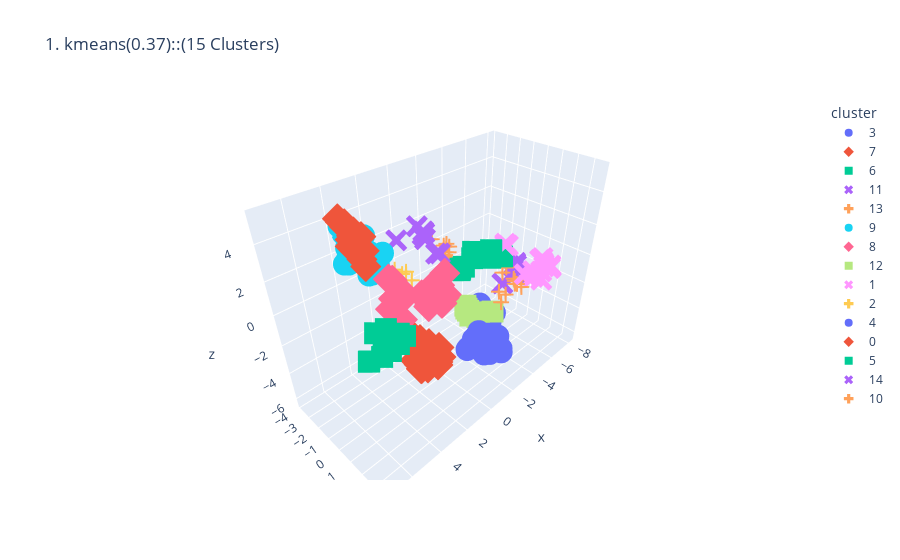
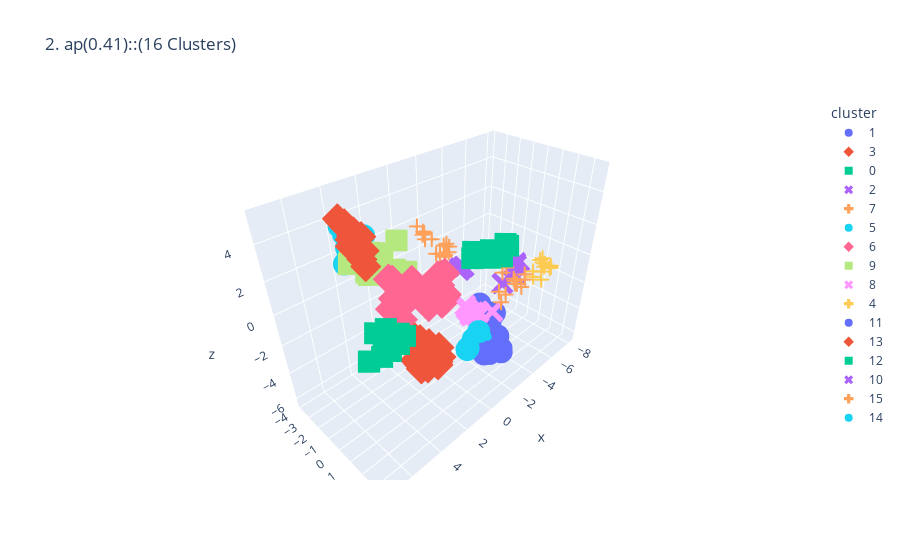
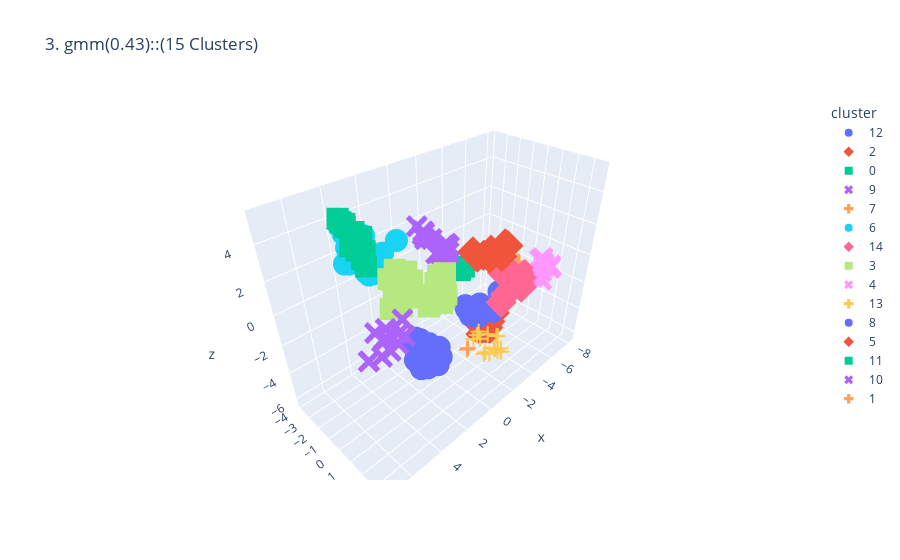
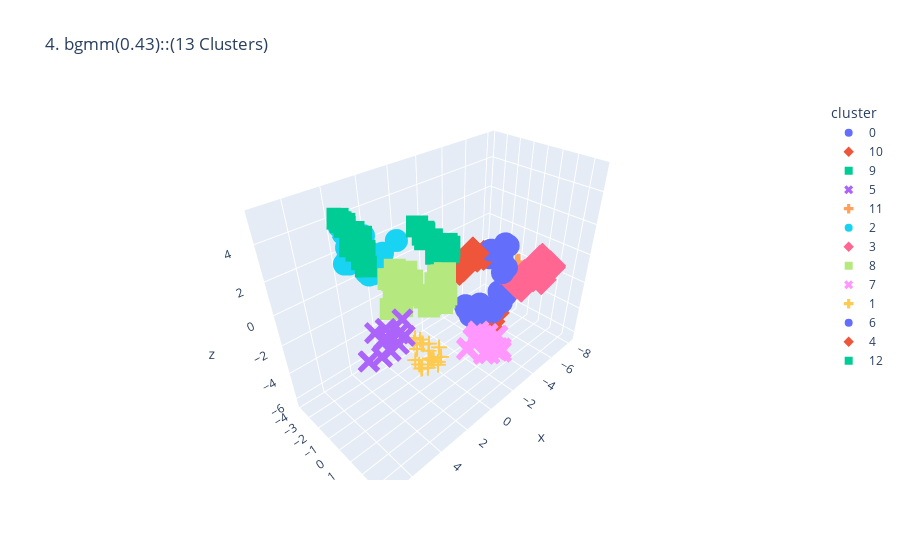

Write notebook code for charts like these, in order.
### Markdown cell above
# 3D Plots

### Code cell
nn = 1
for name, model in fine_tunes_models.items():
    model.fit(x_scaled)

    if hasattr(model, "labels_"):
        y_pred = model.labels_.astype(int)
    else:
        y_pred = model.predict(x_scaled)  # Use x_scaled, not X
    
    n_clusters = np.unique(y_pred).size
    if n_clusters > 1:
        score = silhouette_score(x_scaled, y_pred)
    plot_datapoints(x_scaled, y_pred, n_components=3, title=f'{nn}. {name}({score:.2f})::({n_clusters} Clusters)')
        
    nn += 1
#     print(nn)

### Figure 1 — Plotly figure (JSON) as saved in the notebook; plotly's stock layout.template omitted (floating-point values rounded to 4 significant figures)
{"data": [{"hovertemplate": "cluster=3<br>x=%{x}<br>y=%{y}<br>z=%{z}<extra></extra>", "legendgroup": "3", "marker": {"color": "#636efa", "symbol": "circle"}, "mode": "markers", "name": "3", "scene": "scene", "showlegend": true, "type": "scatter3d", "x": [-5.079, -4.656, -4.607, -4.626, -4.68, -4.889, -4.657, -5.136, -4.211, -4.209], "y": [-1.649, -1.006, -0.9284, -1.24, -0.8203, -0.5088, -0.4656, -0.3918, -0.6714, -0.4337], "z": [-4.757, -6.114, -6.002, -5.538, -5.676, -5.513, -5.875, -4.846, -6.322, -6.226]}, {"hovertemplate": "cluster=7<br>x=%{x}<br>y=%{y}<br>z=%{z}<extra></extra>", "legendgroup": "7", "marker": {"color": "#EF553B", "symbol": "diamond"}, "mode": "markers", "name": "7", "scene": "scene", "showlegend": true, "type": "scatter3d", "x": [5.189, 5.299, 5.09, 4.697, 5.164, 4.88, 4.71, 4.857, 4.937, 4.733, 4.816, 4.748, 4.473], "y": [0.6396, 0.8985, -0.02281, -1.79, 0.4778, -0.9823, -1.563, -0.8022, -0.2234, -1.232, -0.6376, 0.08765, -1.35], "z": [5.288, 4.049, 5.211, 5.046, 4.151, 5.161, 4.965, 4.129, 4.18, 4.861, 4.701, 4.228, 4.095]}, {"hovertemplate": "cluster=6<br>x=%{x}<br>y=%{y}<br>z=%{z}<extra></extra>", "legendgroup": "6", "marker": {"color": "#00cc96", "symbol": "square"}, "mode": "markers", "name": "6", "scene": "scene", "showlegend": true, "type": "scatter3d", "x": [6.574, 6.48, 6.84, 6.506, 7.192, 6.454, 7.164, 6.361, 5.848, 5.98, 5.908, 5.605], "y": [3.448, 3.515, 3.619, 2.828, 3.201, 3.315, 3.189, 3.552, 3.462, 3.595, 2.719, 3.538], "z": [2.443, 2.484, 1.866, 2.375, 1.57, 2.333, 1.559, 1.816, 2.338, 1.962, 2.167, 2.117]}, {"hovertemplate": "cluster=11<br>x=%{x}<br>y=%{y}<br>z=%{z}<extra></extra>", "legendgroup": "11", "marker": {"color": "#ab63fa", "symbol": "x"}, "mode": "markers", "name": "11", "scene": "scene", "showlegend": true, "type": "scatter3d", "x": [-8.011, -8.058, -6.648, -7.164, -7.88, -7.643], "y": [-0.9633, -0.8332, -1.049, -0.5055, -0.9696, -1.015], "z": [-2.36, -2.299, -3.537, -2.817, -2.396, -2.54]}, {"hovertemplate": "cluster=13<br>x=%{x}<br>y=%{y}<br>z=%{z}<extra></extra>", "legendgroup": "13", "marker": {"color": "#FFA15A", "symbol": "cross"}, "mode": "markers", "name": "13", "scene": "scene", "showlegend": true, "type": "scatter3d", "x": [-6.116, -6.52, -6.233, -6.601, -5.148, -4.777, -5.874, -5.638, -5.631, -5.644, -4.979, -5.153], "y": [-0.8838, 0.02847, 0.249, 0.7515, 0.3909, 0.3676, 0.6492, 0.8287, 0.5475, 1.174, 0.1269, 0.256], "z": [-3.859, -2.739, -2.713, -2.328, -2.955, -3.378, -2.347, -2.167, -1.895, -2.227, -1.335, -0.9856]}, {"hovertemplate": "cluster=9<br>x=%{x}<br>y=%{y}<br>z=%{z}<extra></extra>", "legendgroup": "9", "marker": {"color": "#19d3f3", "symbol": "circle"}, "mode": "markers", "name": "9", "scene": "scene", "showlegend": true, "type": "scatter3d", "x": [3.691, 4.451, 4.366, 4.145, 4.111, 3.337, 3.978, 3.247, 3.81, 3.425, 3.539, 3.771, 3.335, 3.485, 3.335, 3.131, 2.919, 3.123, 2.955, 2.717, 2.494, 3.165, 2.434, 2.964], "y": [-3.474, -2.209, -1.951, -1.913, -2.197, -3.818, -2.736, -3.813, -1.381, -3.171, -3.331, -1.261, -1.638, -1.188, -2.747, -1.866, -3.869, -1.325, -1.695, -3.654, -3.274, -1.867, -1.856, -1.982], "z": [3.683, 2.417, 2.49, 3.012, 2.672, 3.027, 2.184, 3.157, 2.917, 2.855, 2.486, 1.914, 2.826, 2.553, 1.986, 2.426, 2.753, 2.12, 2.08, 2.752, 2.788, 1.409, 2.322, 1.509]}, {"hovertemplate": "cluster=8<br>x=%{x}<br>y=%{y}<br>z=%{z}<extra></extra>", "legendgroup": "8", "marker": {"color": "#FF6692", "symbol": "diamond"}, "mode": "markers", "name": "8", "scene": "scene", "showlegend": true, "type": "scatter3d", "x": [5.168, 5.192, 4.53, 4.497, 4.546, 4.69, 4.28, 4.159, 3.669, 3.783, 3.559, 3.34, 2.752, 2.736, 3.084, 2.745, 2.829, 1.957], "y": [2.155, 2.927, 1.944, 1.538, 1.34, 1.783, 2.12, 1.376, 2.611, 2.983, 2.811, 2.042, 2.319, 2.571, 3.067, 2.99, 2.948, 2.105], "z": [2.468, 2.368, 3.101, 3.298, 3.284, 2.565, 2.693, 2.675, 2.52, 2.3, 2.211, 2.205, 2.679, 2.691, 2.149, 2.405, 2.26, 2.741]}, {"hovertemplate": "cluster=12<br>x=%{x}<br>y=%{y}<br>z=%{z}<extra></extra>", "legendgroup": "12", "marker": {"color": "#B6E880", "symbol": "square"}, "mode": "markers", "name": "12", "scene": "scene", "showlegend": true, "type": "scatter3d", "x": [-4.668, -3.671, -3.552, -3.58, -3.679, -3.189, -3.283, -3.136, -3.271, -3.058, -3.065], "y": [-0.1926, -1.161, -1.116, -1.055, -0.5208, -1.256, -0.6172, -0.9676, -0.3183, -1.043, -0.08903], "z": [-4.374, -4.482, -4.595, -4.584, -4.066, -3.667, -3.926, -3.888, -3.938, -3.716, -3.874]}, {"hovertemplate": "cluster=1<br>x=%{x}<br>y=%{y}<br>z=%{z}<extra></extra>", "legendgroup": "1", "marker": {"color": "#FF97FF", "symbol": "x"}, "mode": "markers", "name": "1", "scene": "scene", "showlegend": true, "type": "scatter3d", "x": [-7.181, -7.926, -7.895, -7.4, -7.843, -6.85, -6.641, -7.561, -7.329, -6.107, -7.378, -7.187, -7.08, -5.776, -5.396, -5.36], "y": [1.573, 1.207, 1.701, 1.357, 1.704, 1.105, 1.301, 1.062, 1.973, 1.003, 1.335, 1.495, 1.703, -0.2201, -0.1342, -0.1172], "z": [-2.219, -1.5, -1.522, -1.805, -1.404, -1.646, -1.878, -1.147, -1.236, -1.581, -0.8157, -0.9716, -1.132, 0.1022, 0.326, 0.4366]}, {"hovertemplate": "cluster=2<br>x=%{x}<br>y=%{y}<br>z=%{z}<extra></extra>", "legendgroup": "2", "marker": {"color": "#FECB52", "symbol": "cross"}, "mode": "markers", "name": "2", "scene": "scene", "showlegend": true, "type": "scatter3d", "x": [4.098, 3.84, 3.017, 3.112, 2.869, 2.641, 3.239, 2.017, 1.982], "y": [-0.9714, 1.225, -0.1903, 1.146, 0.1617, 0.1858, -0.02157, 1.965, 1.675], "z": [2.334, 1.394, 2.366, 2.441, 2.215, 2.252, 1.027, 2.593, 2.4]}, {"hovertemplate": "cluster=4<br>x=%{x}<br>y=%{y}<br>z=%{z}<extra></extra>", "legendgroup": "4", "marker": {"color": "#636efa", "symbol": "circle"}, "mode": "markers", "name": "4", "scene": "scene", "showlegend": true, "type": "scatter3d", "x": [-2.677, -2.544, -2.906, -2.957, -2.592, -2.211, -1.949, -2.173, -2.369, -2.031, -1.807, -1.774, -1.814, -1.509, -1.197, -1.311, -0.455, -0.3106], "y": [2.203, 2.334, 1.625, 1.679, 1.191, 2.307, 2.503, 2.055, 1.995, 0.9328, 1.267, 2.065, 0.9903, 1.961, 2.115, 1.162, 1.524, 1.578], "z": [-4.776, -4.88, -4.29, -4.289, -4.211, -4.391, -4.308, -4.52, -4.78, -3.824, -4.044, -4.683, -3.931, -4.468, -4.303, -3.822, -3.75, -3.732]}, {"hovertemplate": "cluster=0<br>x=%{x}<br>y=%{y}<br>z=%{z}<extra></extra>", "legendgroup": "0", "marker": {"color": "#EF553B", "symbol": "diamond"}, "mode": "markers", "name": "0", "scene": "scene", "showlegend": true, "type": "scatter3d", "x": [3.73, 3.412, 3.9, 3.338, 3.74, 3.184, 3.26, 3.606, 3.189, 3.036, 3.303, 3.627, 2.853, 3.42, 2.945, 2.712, 2.676, 2.423, 2.035, 2.197, 1.923], "y": [2.007, 1.886, 2.307, 1.426, 1.843, 1.777, 1.224, 2.595, 2.217, 2.088, 2.422, 2.132, 1.441, 1.946, 2.303, 1.883, 2.318, 1.707, 1.743, 1.813, 1.767], "z": [-0.7844, -0.469, -1.479, -0.703, -1.615, -0.914, -1.183, -1.709, -1.116, -0.8388, -1.407, -2.076, -1.412, -2.327, -1.881, -2.274, -2.339, -2.469, -1.946, -2.818, -2.673]}, {"hovertemplate": "cluster=5<br>x=%{x}<br>y=%{y}<br>z=%{z}<extra></extra>", "legendgroup": "5", "marker": {"color": "#00cc96", "symbol": "square"}, "mode": "markers", "name": "5", "scene": "scene", "showlegend": true, "type": "scatter3d", "x": [-4.995, -3.143, -3.109, -3.301, -4.58, -4.036, -3.807, -3.112, -4.985, -4.356, -4.16, -3.855, -4.374, -3.241, -2.95], "y": [-0.799, -1.743, -1.74, -1.58, -0.5991, -1.286, -1.365, -1.725, -0.02538, -0.4573, -0.7635, -0.997, -0.3914, -0.7297, -0.5627], "z": [-0.2611, -1.075, -1.163, -0.9231, -0.4159, -0.3327, -0.4398, -1.007, -0.2453, -0.2542, -0.1236, -0.2221, 0.2932, 0.4104, 0.6983]}, {"hovertemplate": "cluster=14<br>x=%{x}<br>y=%{y}<br>z=%{z}<extra></extra>", "legendgroup": "14", "marker": {"color": "#ab63fa", "symbol": "x"}, "mode": "markers", "name": "14", "scene": "scene", "showlegend": true, "type": "scatter3d", "x": [0.7072, 0.5124, 1.054, 0.7777, 0.6628, 1.434, 0.6572, 0.3124], "y": [-0.6653, -1.353, 0.5964, -0.4757, -0.7738, -1.942, 0.4517, -1.039], "z": [3.338, 3.301, 2.74, 3.005, 3.107, 2.62, 2.523, 2.96]}, {"hovertemplate": "cluster=10<br>x=%{x}<br>y=%{y}<br>z=%{z}<extra></extra>", "legendgroup": "10", "marker": {"color": "#FFA15A", "symbol": "cross"}, "mode": "markers", "name": "10", "scene": "scene", "showlegend": true, "type": "scatter3d", "x": [0.2468, 0.157, -0.1004, -0.1271, 0.01709, -0.6234, -0.6816], "y": [0.4002, 0.2692, -0.9328, -0.08121, 0.4196, -0.379, -0.2351], "z": [2.247, 2.052, 2.488, 2.445, 2.318, 2.229, 2.098]}], "layout": {"legend": {"title": {"text": "cluster"}, "tracegroupgap": 0}, "scene": {"domain": {"x": [0.0, 1.0], "y": [0.0, 1.0]}, "xaxis": {"title": {"text": "x"}}, "yaxis": {"title": {"text": "y"}}, "zaxis": {"title": {"text": "z"}}}, "title": {"text": "1. kmeans(0.37)::(15 Clusters)"}}}

### Figure 2 — Plotly figure (JSON) as saved in the notebook; plotly's stock layout.template omitted (floating-point values rounded to 4 significant figures)
{"data": [{"hovertemplate": "cluster=1<br>x=%{x}<br>y=%{y}<br>z=%{z}<extra></extra>", "legendgroup": "1", "marker": {"color": "#636efa", "symbol": "circle"}, "mode": "markers", "name": "1", "scene": "scene", "showlegend": true, "type": "scatter3d", "x": [-5.079, -4.656, -4.607, -4.626, -4.68, -4.889, -4.657, -5.136, -4.211, -4.209], "y": [-1.649, -1.006, -0.9284, -1.24, -0.8203, -0.5088, -0.4656, -0.3918, -0.6714, -0.4337], "z": [-4.757, -6.114, -6.002, -5.538, -5.676, -5.513, -5.875, -4.846, -6.322, -6.226]}, {"hovertemplate": "cluster=3<br>x=%{x}<br>y=%{y}<br>z=%{z}<extra></extra>", "legendgroup": "3", "marker": {"color": "#EF553B", "symbol": "diamond"}, "mode": "markers", "name": "3", "scene": "scene", "showlegend": true, "type": "scatter3d", "x": [5.189, 5.299, 5.09, 4.697, 5.164, 4.88, 4.71, 4.857, 4.937, 4.733, 4.816, 4.748, 4.473], "y": [0.6396, 0.8985, -0.02281, -1.79, 0.4778, -0.9823, -1.563, -0.8022, -0.2234, -1.232, -0.6376, 0.08765, -1.35], "z": [5.288, 4.049, 5.211, 5.046, 4.151, 5.161, 4.965, 4.129, 4.18, 4.861, 4.701, 4.228, 4.095]}, {"hovertemplate": "cluster=0<br>x=%{x}<br>y=%{y}<br>z=%{z}<extra></extra>", "legendgroup": "0", "marker": {"color": "#00cc96", "symbol": "square"}, "mode": "markers", "name": "0", "scene": "scene", "showlegend": true, "type": "scatter3d", "x": [6.574, 6.48, 6.84, 6.506, 7.192, 6.454, 7.164, 6.361, 5.848, 5.98, 5.908, 5.605], "y": [3.448, 3.515, 3.619, 2.828, 3.201, 3.315, 3.189, 3.552, 3.462, 3.595, 2.719, 3.538], "z": [2.443, 2.484, 1.866, 2.375, 1.57, 2.333, 1.559, 1.816, 2.338, 1.962, 2.167, 2.117]}, {"hovertemplate": "cluster=2<br>x=%{x}<br>y=%{y}<br>z=%{z}<extra></extra>", "legendgroup": "2", "marker": {"color": "#ab63fa", "symbol": "x"}, "mode": "markers", "name": "2", "scene": "scene", "showlegend": true, "type": "scatter3d", "x": [-8.011, -8.058, -6.648, -7.164, -7.88, -7.643], "y": [-0.9633, -0.8332, -1.049, -0.5055, -0.9696, -1.015], "z": [-2.36, -2.299, -3.537, -2.817, -2.396, -2.54]}, {"hovertemplate": "cluster=7<br>x=%{x}<br>y=%{y}<br>z=%{z}<extra></extra>", "legendgroup": "7", "marker": {"color": "#FFA15A", "symbol": "cross"}, "mode": "markers", "name": "7", "scene": "scene", "showlegend": true, "type": "scatter3d", "x": [-6.116, -6.52, -6.233, -6.601, -5.148, -4.777, -5.874, -5.638, -5.631, -5.644, -6.107, -4.979, -5.153], "y": [-0.8838, 0.02847, 0.249, 0.7515, 0.3909, 0.3676, 0.6492, 0.8287, 0.5475, 1.174, 1.003, 0.1269, 0.256], "z": [-3.859, -2.739, -2.713, -2.328, -2.955, -3.378, -2.347, -2.167, -1.895, -2.227, -1.581, -1.335, -0.9856]}, {"hovertemplate": "cluster=5<br>x=%{x}<br>y=%{y}<br>z=%{z}<extra></extra>", "legendgroup": "5", "marker": {"color": "#19d3f3", "symbol": "circle"}, "mode": "markers", "name": "5", "scene": "scene", "showlegend": true, "type": "scatter3d", "x": [3.691, 4.451, 3.337, 3.978, 3.247, 3.425, 3.539, 3.335, 2.919, 2.717, 2.494], "y": [-3.474, -2.209, -3.818, -2.736, -3.813, -3.171, -3.331, -2.747, -3.869, -3.654, -3.274], "z": [3.683, 2.417, 3.027, 2.184, 3.157, 2.855, 2.486, 1.986, 2.753, 2.752, 2.788]}, {"hovertemplate": "cluster=6<br>x=%{x}<br>y=%{y}<br>z=%{z}<extra></extra>", "legendgroup": "6", "marker": {"color": "#FF6692", "symbol": "diamond"}, "mode": "markers", "name": "6", "scene": "scene", "showlegend": true, "type": "scatter3d", "x": [5.168, 5.192, 4.53, 4.497, 4.546, 4.69, 4.28, 4.159, 3.669, 3.783, 3.559, 3.84, 3.112, 3.34, 2.752, 2.736, 3.084, 2.745, 2.829, 1.957, 2.017, 1.982], "y": [2.155, 2.927, 1.944, 1.538, 1.34, 1.783, 2.12, 1.376, 2.611, 2.983, 2.811, 1.225, 1.146, 2.042, 2.319, 2.571, 3.067, 2.99, 2.948, 2.105, 1.965, 1.675], "z": [2.468, 2.368, 3.101, 3.298, 3.284, 2.565, 2.693, 2.675, 2.52, 2.3, 2.211, 1.394, 2.441, 2.205, 2.679, 2.691, 2.149, 2.405, 2.26, 2.741, 2.593, 2.4]}, {"hovertemplate": "cluster=9<br>x=%{x}<br>y=%{y}<br>z=%{z}<extra></extra>", "legendgroup": "9", "marker": {"color": "#B6E880", "symbol": "square"}, "mode": "markers", "name": "9", "scene": "scene", "showlegend": true, "type": "scatter3d", "x": [4.366, 4.145, 4.111, 4.098, 3.81, 3.771, 3.335, 3.485, 3.131, 3.017, 3.123, 2.955, 2.869, 3.165, 2.434, 2.964, 2.641, 3.239, 1.434], "y": [-1.951, -1.913, -2.197, -0.9714, -1.381, -1.261, -1.638, -1.188, -1.866, -0.1903, -1.325, -1.695, 0.1617, -1.867, -1.856, -1.982, 0.1858, -0.02157, -1.942], "z": [2.49, 3.012, 2.672, 2.334, 2.917, 1.914, 2.826, 2.553, 2.426, 2.366, 2.12, 2.08, 2.215, 1.409, 2.322, 1.509, 2.252, 1.027, 2.62]}, {"hovertemplate": "cluster=8<br>x=%{x}<br>y=%{y}<br>z=%{z}<extra></extra>", "legendgroup": "8", "marker": {"color": "#FF97FF", "symbol": "x"}, "mode": "markers", "name": "8", "scene": "scene", "showlegend": true, "type": "scatter3d", "x": [-4.668, -3.671, -3.552, -3.58, -3.679, -3.189, -3.283, -3.136, -3.271, -3.058, -3.065], "y": [-0.1926, -1.161, -1.116, -1.055, -0.5208, -1.256, -0.6172, -0.9676, -0.3183, -1.043, -0.08903], "z": [-4.374, -4.482, -4.595, -4.584, -4.066, -3.667, -3.926, -3.888, -3.938, -3.716, -3.874]}, {"hovertemplate": "cluster=4<br>x=%{x}<br>y=%{y}<br>z=%{z}<extra></extra>", "legendgroup": "4", "marker": {"color": "#FECB52", "symbol": "cross"}, "mode": "markers", "name": "4", "scene": "scene", "showlegend": true, "type": "scatter3d", "x": [-7.181, -7.926, -7.895, -7.4, -7.843, -6.85, -6.641, -7.561, -7.329, -7.378, -7.187, -7.08], "y": [1.573, 1.207, 1.701, 1.357, 1.704, 1.105, 1.301, 1.062, 1.973, 1.335, 1.495, 1.703], "z": [-2.219, -1.5, -1.522, -1.805, -1.404, -1.646, -1.878, -1.147, -1.236, -0.8157, -0.9716, -1.132]}, {"hovertemplate": "cluster=11<br>x=%{x}<br>y=%{y}<br>z=%{z}<extra></extra>", "legendgroup": "11", "marker": {"color": "#636efa", "symbol": "circle"}, "mode": "markers", "name": "11", "scene": "scene", "showlegend": true, "type": "scatter3d", "x": [-2.677, -2.544, -2.906, -2.957, -2.592, -2.211, -1.949, -2.173, -2.369, -1.774, -1.509, -1.197], "y": [2.203, 2.334, 1.625, 1.679, 1.191, 2.307, 2.503, 2.055, 1.995, 2.065, 1.961, 2.115], "z": [-4.776, -4.88, -4.29, -4.289, -4.211, -4.391, -4.308, -4.52, -4.78, -4.683, -4.468, -4.303]}, {"hovertemplate": "cluster=13<br>x=%{x}<br>y=%{y}<br>z=%{z}<extra></extra>", "legendgroup": "13", "marker": {"color": "#EF553B", "symbol": "diamond"}, "mode": "markers", "name": "13", "scene": "scene", "showlegend": true, "type": "scatter3d", "x": [3.73, 3.412, 3.9, 3.338, 3.74, 3.184, 3.26, 3.606, 3.189, 3.036, 3.303, 3.627, 2.853, 3.42, 2.945, 2.712, 2.676, 2.423, 2.035, 2.197, 1.923], "y": [2.007, 1.886, 2.307, 1.426, 1.843, 1.777, 1.224, 2.595, 2.217, 2.088, 2.422, 2.132, 1.441, 1.946, 2.303, 1.883, 2.318, 1.707, 1.743, 1.813, 1.767], "z": [-0.7844, -0.469, -1.479, -0.703, -1.615, -0.914, -1.183, -1.709, -1.116, -0.8388, -1.407, -2.076, -1.412, -2.327, -1.881, -2.274, -2.339, -2.469, -1.946, -2.818, -2.673]}, {"hovertemplate": "cluster=12<br>x=%{x}<br>y=%{y}<br>z=%{z}<extra></extra>", "legendgroup": "12", "marker": {"color": "#00cc96", "symbol": "square"}, "mode": "markers", "name": "12", "scene": "scene", "showlegend": true, "type": "scatter3d", "x": [-5.776, -4.995, -4.58, -4.036, -3.807, -4.985, -4.356, -4.16, -3.855, -5.396, -5.36, -4.374, -3.241, -2.95], "y": [-0.2201, -0.799, -0.5991, -1.286, -1.365, -0.02538, -0.4573, -0.7635, -0.997, -0.1342, -0.1172, -0.3914, -0.7297, -0.5627], "z": [0.1022, -0.2611, -0.4159, -0.3327, -0.4398, -0.2453, -0.2542, -0.1236, -0.2221, 0.326, 0.4366, 0.2932, 0.4104, 0.6983]}, {"hovertemplate": "cluster=10<br>x=%{x}<br>y=%{y}<br>z=%{z}<extra></extra>", "legendgroup": "10", "marker": {"color": "#ab63fa", "symbol": "x"}, "mode": "markers", "name": "10", "scene": "scene", "showlegend": true, "type": "scatter3d", "x": [-3.143, -3.109, -3.301, -3.112], "y": [-1.743, -1.74, -1.58, -1.725], "z": [-1.075, -1.163, -0.9231, -1.007]}, {"hovertemplate": "cluster=15<br>x=%{x}<br>y=%{y}<br>z=%{z}<extra></extra>", "legendgroup": "15", "marker": {"color": "#FFA15A", "symbol": "cross"}, "mode": "markers", "name": "15", "scene": "scene", "showlegend": true, "type": "scatter3d", "x": [0.7072, 0.5124, 1.054, 0.7777, 0.6628, 0.6572, 0.3124, 0.2468, 0.157, -0.1004, -0.1271, 0.01709, -0.6234, -0.6816], "y": [-0.6653, -1.353, 0.5964, -0.4757, -0.7738, 0.4517, -1.039, 0.4002, 0.2692, -0.9328, -0.08121, 0.4196, -0.379, -0.2351], "z": [3.338, 3.301, 2.74, 3.005, 3.107, 2.523, 2.96, 2.247, 2.052, 2.488, 2.445, 2.318, 2.229, 2.098]}, {"hovertemplate": "cluster=14<br>x=%{x}<br>y=%{y}<br>z=%{z}<extra></extra>", "legendgroup": "14", "marker": {"color": "#19d3f3", "symbol": "circle"}, "mode": "markers", "name": "14", "scene": "scene", "showlegend": true, "type": "scatter3d", "x": [-2.031, -1.807, -1.814, -1.311, -0.455, -0.3106], "y": [0.9328, 1.267, 0.9903, 1.162, 1.524, 1.578], "z": [-3.824, -4.044, -3.931, -3.822, -3.75, -3.732]}], "layout": {"legend": {"title": {"text": "cluster"}, "tracegroupgap": 0}, "scene": {"domain": {"x": [0.0, 1.0], "y": [0.0, 1.0]}, "xaxis": {"title": {"text": "x"}}, "yaxis": {"title": {"text": "y"}}, "zaxis": {"title": {"text": "z"}}}, "title": {"text": "2. ap(0.41)::(16 Clusters)"}}}

### Figure 3 — Plotly figure (JSON) as saved in the notebook; plotly's stock layout.template omitted (floating-point values rounded to 4 significant figures)
{"data": [{"hovertemplate": "cluster=12<br>x=%{x}<br>y=%{y}<br>z=%{z}<extra></extra>", "legendgroup": "12", "marker": {"color": "#636efa", "symbol": "circle"}, "mode": "markers", "name": "12", "scene": "scene", "showlegend": true, "type": "scatter3d", "x": [-5.079, -6.116, -4.668, -3.671, -3.552, -3.58, -3.679, -3.189, -3.283, -3.136, -3.271, -3.058, -3.065], "y": [-1.649, -0.8838, -0.1926, -1.161, -1.116, -1.055, -0.5208, -1.256, -0.6172, -0.9676, -0.3183, -1.043, -0.08903], "z": [-4.757, -3.859, -4.374, -4.482, -4.595, -4.584, -4.066, -3.667, -3.926, -3.888, -3.938, -3.716, -3.874]}, {"hovertemplate": "cluster=2<br>x=%{x}<br>y=%{y}<br>z=%{z}<extra></extra>", "legendgroup": "2", "marker": {"color": "#EF553B", "symbol": "diamond"}, "mode": "markers", "name": "2", "scene": "scene", "showlegend": true, "type": "scatter3d", "x": [-4.656, -4.607, -4.626, -4.68, -4.889, -4.657, -5.136, -4.211, -4.209], "y": [-1.006, -0.9284, -1.24, -0.8203, -0.5088, -0.4656, -0.3918, -0.6714, -0.4337], "z": [-6.114, -6.002, -5.538, -5.676, -5.513, -5.875, -4.846, -6.322, -6.226]}, {"hovertemplate": "cluster=0<br>x=%{x}<br>y=%{y}<br>z=%{z}<extra></extra>", "legendgroup": "0", "marker": {"color": "#00cc96", "symbol": "square"}, "mode": "markers", "name": "0", "scene": "scene", "showlegend": true, "type": "scatter3d", "x": [5.189, 5.299, 5.09, 4.697, 5.164, 4.88, 4.71, 4.857, 4.937, 4.733, 4.816, 4.748, 4.473], "y": [0.6396, 0.8985, -0.02281, -1.79, 0.4778, -0.9823, -1.563, -0.8022, -0.2234, -1.232, -0.6376, 0.08765, -1.35], "z": [5.288, 4.049, 5.211, 5.046, 4.151, 5.161, 4.965, 4.129, 4.18, 4.861, 4.701, 4.228, 4.095]}, {"hovertemplate": "cluster=9<br>x=%{x}<br>y=%{y}<br>z=%{z}<extra></extra>", "legendgroup": "9", "marker": {"color": "#ab63fa", "symbol": "x"}, "mode": "markers", "name": "9", "scene": "scene", "showlegend": true, "type": "scatter3d", "x": [6.574, 6.48, 6.84, 6.506, 7.192, 6.454, 7.164, 6.361, 5.848, 5.98, 5.908, 5.605, 5.192], "y": [3.448, 3.515, 3.619, 2.828, 3.201, 3.315, 3.189, 3.552, 3.462, 3.595, 2.719, 3.538, 2.927], "z": [2.443, 2.484, 1.866, 2.375, 1.57, 2.333, 1.559, 1.816, 2.338, 1.962, 2.167, 2.117, 2.368]}, {"hovertemplate": "cluster=7<br>x=%{x}<br>y=%{y}<br>z=%{z}<extra></extra>", "legendgroup": "7", "marker": {"color": "#FFA15A", "symbol": "cross"}, "mode": "markers", "name": "7", "scene": "scene", "showlegend": true, "type": "scatter3d", "x": [-8.011, -8.058, -6.648, -7.164, -7.88, -7.643], "y": [-0.9633, -0.8332, -1.049, -0.5055, -0.9696, -1.015], "z": [-2.36, -2.299, -3.537, -2.817, -2.396, -2.54]}, {"hovertemplate": "cluster=6<br>x=%{x}<br>y=%{y}<br>z=%{z}<extra></extra>", "legendgroup": "6", "marker": {"color": "#19d3f3", "symbol": "circle"}, "mode": "markers", "name": "6", "scene": "scene", "showlegend": true, "type": "scatter3d", "x": [3.691, 4.451, 4.366, 4.145, 4.111, 3.337, 3.978, 4.098, 3.247, 3.81, 3.425, 3.539, 3.771, 3.335, 3.485, 3.335, 3.131, 2.919, 3.123, 2.955, 2.717, 2.494, 3.165, 2.434, 2.964, 3.239, 1.434], "y": [-3.474, -2.209, -1.951, -1.913, -2.197, -3.818, -2.736, -0.9714, -3.813, -1.381, -3.171, -3.331, -1.261, -1.638, -1.188, -2.747, -1.866, -3.869, -1.325, -1.695, -3.654, -3.274, -1.867, -1.856, -1.982, -0.02157, -1.942], "z": [3.683, 2.417, 2.49, 3.012, 2.672, 3.027, 2.184, 2.334, 3.157, 2.917, 2.855, 2.486, 1.914, 2.826, 2.553, 1.986, 2.426, 2.753, 2.12, 2.08, 2.752, 2.788, 1.409, 2.322, 1.509, 1.027, 2.62]}, {"hovertemplate": "cluster=14<br>x=%{x}<br>y=%{y}<br>z=%{z}<extra></extra>", "legendgroup": "14", "marker": {"color": "#FF6692", "symbol": "diamond"}, "mode": "markers", "name": "14", "scene": "scene", "showlegend": true, "type": "scatter3d", "x": [-6.52, -6.233, -6.601, -5.148, -4.777, -5.874, -5.638, -5.631, -5.644, -6.107, -4.979, -5.153], "y": [0.02847, 0.249, 0.7515, 0.3909, 0.3676, 0.6492, 0.8287, 0.5475, 1.174, 1.003, 0.1269, 0.256], "z": [-2.739, -2.713, -2.328, -2.955, -3.378, -2.347, -2.167, -1.895, -2.227, -1.581, -1.335, -0.9856]}, {"hovertemplate": "cluster=3<br>x=%{x}<br>y=%{y}<br>z=%{z}<extra></extra>", "legendgroup": "3", "marker": {"color": "#B6E880", "symbol": "square"}, "mode": "markers", "name": "3", "scene": "scene", "showlegend": true, "type": "scatter3d", "x": [5.168, 4.53, 4.497, 4.546, 4.69, 4.28, 4.159, 3.669, 3.783, 3.559, 3.84, 3.017, 3.112, 3.34, 2.752, 2.736, 3.084, 2.869, 2.745, 2.829, 2.641, 1.957, 2.017, 1.982], "y": [2.155, 1.944, 1.538, 1.34, 1.783, 2.12, 1.376, 2.611, 2.983, 2.811, 1.225, -0.1903, 1.146, 2.042, 2.319, 2.571, 3.067, 0.1617, 2.99, 2.948, 0.1858, 2.105, 1.965, 1.675], "z": [2.468, 3.101, 3.298, 3.284, 2.565, 2.693, 2.675, 2.52, 2.3, 2.211, 1.394, 2.366, 2.441, 2.205, 2.679, 2.691, 2.149, 2.215, 2.405, 2.26, 2.252, 2.741, 2.593, 2.4]}, {"hovertemplate": "cluster=4<br>x=%{x}<br>y=%{y}<br>z=%{z}<extra></extra>", "legendgroup": "4", "marker": {"color": "#FF97FF", "symbol": "x"}, "mode": "markers", "name": "4", "scene": "scene", "showlegend": true, "type": "scatter3d", "x": [-7.181, -7.926, -7.895, -7.4, -7.843, -6.85, -6.641, -7.561, -7.329, -7.378, -7.187, -7.08], "y": [1.573, 1.207, 1.701, 1.357, 1.704, 1.105, 1.301, 1.062, 1.973, 1.335, 1.495, 1.703], "z": [-2.219, -1.5, -1.522, -1.805, -1.404, -1.646, -1.878, -1.147, -1.236, -0.8157, -0.9716, -1.132]}, {"hovertemplate": "cluster=13<br>x=%{x}<br>y=%{y}<br>z=%{z}<extra></extra>", "legendgroup": "13", "marker": {"color": "#FECB52", "symbol": "cross"}, "mode": "markers", "name": "13", "scene": "scene", "showlegend": true, "type": "scatter3d", "x": [-2.677, -2.544, -2.906, -2.957, -2.592, -2.211, -1.949, -2.173, -2.369, -2.031, -1.807, -1.774, -1.814, -1.509, -1.197, -1.311], "y": [2.203, 2.334, 1.625, 1.679, 1.191, 2.307, 2.503, 2.055, 1.995, 0.9328, 1.267, 2.065, 0.9903, 1.961, 2.115, 1.162], "z": [-4.776, -4.88, -4.29, -4.289, -4.211, -4.391, -4.308, -4.52, -4.78, -3.824, -4.044, -4.683, -3.931, -4.468, -4.303, -3.822]}, {"hovertemplate": "cluster=8<br>x=%{x}<br>y=%{y}<br>z=%{z}<extra></extra>", "legendgroup": "8", "marker": {"color": "#636efa", "symbol": "circle"}, "mode": "markers", "name": "8", "scene": "scene", "showlegend": true, "type": "scatter3d", "x": [3.73, 3.412, 3.9, 3.338, 3.74, 3.184, 3.26, 3.606, 3.189, 3.036, 3.303, 3.627, 2.853, 3.42, 2.945, 2.712, 2.676, 2.423, 2.035, 2.197, 1.923], "y": [2.007, 1.886, 2.307, 1.426, 1.843, 1.777, 1.224, 2.595, 2.217, 2.088, 2.422, 2.132, 1.441, 1.946, 2.303, 1.883, 2.318, 1.707, 1.743, 1.813, 1.767], "z": [-0.7844, -0.469, -1.479, -0.703, -1.615, -0.914, -1.183, -1.709, -1.116, -0.8388, -1.407, -2.076, -1.412, -2.327, -1.881, -2.274, -2.339, -2.469, -1.946, -2.818, -2.673]}, {"hovertemplate": "cluster=5<br>x=%{x}<br>y=%{y}<br>z=%{z}<extra></extra>", "legendgroup": "5", "marker": {"color": "#EF553B", "symbol": "diamond"}, "mode": "markers", "name": "5", "scene": "scene", "showlegend": true, "type": "scatter3d", "x": [-5.776, -4.995, -4.58, -4.036, -4.985, -4.356, -4.16, -3.855, -5.396, -5.36, -4.374, -3.241, -2.95], "y": [-0.2201, -0.799, -0.5991, -1.286, -0.02538, -0.4573, -0.7635, -0.997, -0.1342, -0.1172, -0.3914, -0.7297, -0.5627], "z": [0.1022, -0.2611, -0.4159, -0.3327, -0.2453, -0.2542, -0.1236, -0.2221, 0.326, 0.4366, 0.2932, 0.4104, 0.6983]}, {"hovertemplate": "cluster=11<br>x=%{x}<br>y=%{y}<br>z=%{z}<extra></extra>", "legendgroup": "11", "marker": {"color": "#00cc96", "symbol": "square"}, "mode": "markers", "name": "11", "scene": "scene", "showlegend": true, "type": "scatter3d", "x": [-3.143, -3.109, -3.301, -3.807, -3.112], "y": [-1.743, -1.74, -1.58, -1.365, -1.725], "z": [-1.075, -1.163, -0.9231, -0.4398, -1.007]}, {"hovertemplate": "cluster=10<br>x=%{x}<br>y=%{y}<br>z=%{z}<extra></extra>", "legendgroup": "10", "marker": {"color": "#ab63fa", "symbol": "x"}, "mode": "markers", "name": "10", "scene": "scene", "showlegend": true, "type": "scatter3d", "x": [0.7072, 0.5124, 1.054, 0.7777, 0.6628, 0.6572, 0.3124, 0.2468, 0.157, -0.1004, -0.1271, 0.01709, -0.6234, -0.6816], "y": [-0.6653, -1.353, 0.5964, -0.4757, -0.7738, 0.4517, -1.039, 0.4002, 0.2692, -0.9328, -0.08121, 0.4196, -0.379, -0.2351], "z": [3.338, 3.301, 2.74, 3.005, 3.107, 2.523, 2.96, 2.247, 2.052, 2.488, 2.445, 2.318, 2.229, 2.098]}, {"hovertemplate": "cluster=1<br>x=%{x}<br>y=%{y}<br>z=%{z}<extra></extra>", "legendgroup": "1", "marker": {"color": "#FFA15A", "symbol": "cross"}, "mode": "markers", "name": "1", "scene": "scene", "showlegend": true, "type": "scatter3d", "x": [-0.455, -0.3106], "y": [1.524, 1.578], "z": [-3.75, -3.732]}], "layout": {"legend": {"title": {"text": "cluster"}, "tracegroupgap": 0}, "scene": {"domain": {"x": [0.0, 1.0], "y": [0.0, 1.0]}, "xaxis": {"title": {"text": "x"}}, "yaxis": {"title": {"text": "y"}}, "zaxis": {"title": {"text": "z"}}}, "title": {"text": "3. gmm(0.43)::(15 Clusters)"}}}

### Figure 4 — Plotly figure (JSON) as saved in the notebook; plotly's stock layout.template omitted (floating-point values rounded to 4 significant figures)
{"data": [{"hovertemplate": "cluster=0<br>x=%{x}<br>y=%{y}<br>z=%{z}<extra></extra>", "legendgroup": "0", "marker": {"color": "#636efa", "symbol": "circle"}, "mode": "markers", "name": "0", "scene": "scene", "showlegend": true, "type": "scatter3d", "x": [-5.079, -6.116, -4.668, -3.671, -3.552, -3.58, -3.679, -5.148, -4.777, -3.189, -3.283, -3.136, -3.271, -3.058, -3.065], "y": [-1.649, -0.8838, -0.1926, -1.161, -1.116, -1.055, -0.5208, 0.3909, 0.3676, -1.256, -0.6172, -0.9676, -0.3183, -1.043, -0.08903], "z": [-4.757, -3.859, -4.374, -4.482, -4.595, -4.584, -4.066, -2.955, -3.378, -3.667, -3.926, -3.888, -3.938, -3.716, -3.874]}, {"hovertemplate": "cluster=10<br>x=%{x}<br>y=%{y}<br>z=%{z}<extra></extra>", "legendgroup": "10", "marker": {"color": "#EF553B", "symbol": "diamond"}, "mode": "markers", "name": "10", "scene": "scene", "showlegend": true, "type": "scatter3d", "x": [-4.656, -4.607, -4.626, -4.68, -4.889, -4.657, -5.136, -4.211, -4.209], "y": [-1.006, -0.9284, -1.24, -0.8203, -0.5088, -0.4656, -0.3918, -0.6714, -0.4337], "z": [-6.114, -6.002, -5.538, -5.676, -5.513, -5.875, -4.846, -6.322, -6.226]}, {"hovertemplate": "cluster=9<br>x=%{x}<br>y=%{y}<br>z=%{z}<extra></extra>", "legendgroup": "9", "marker": {"color": "#00cc96", "symbol": "square"}, "mode": "markers", "name": "9", "scene": "scene", "showlegend": true, "type": "scatter3d", "x": [5.189, 5.299, 5.09, 4.697, 5.164, 4.88, 4.71, 4.857, 4.937, 4.733, 4.816, 4.748, 4.473], "y": [0.6396, 0.8985, -0.02281, -1.79, 0.4778, -0.9823, -1.563, -0.8022, -0.2234, -1.232, -0.6376, 0.08765, -1.35], "z": [5.288, 4.049, 5.211, 5.046, 4.151, 5.161, 4.965, 4.129, 4.18, 4.861, 4.701, 4.228, 4.095]}, {"hovertemplate": "cluster=5<br>x=%{x}<br>y=%{y}<br>z=%{z}<extra></extra>", "legendgroup": "5", "marker": {"color": "#ab63fa", "symbol": "x"}, "mode": "markers", "name": "5", "scene": "scene", "showlegend": true, "type": "scatter3d", "x": [6.574, 6.48, 6.84, 6.506, 7.192, 6.454, 7.164, 6.361, 5.848, 5.98, 5.908, 5.605, 5.192], "y": [3.448, 3.515, 3.619, 2.828, 3.201, 3.315, 3.189, 3.552, 3.462, 3.595, 2.719, 3.538, 2.927], "z": [2.443, 2.484, 1.866, 2.375, 1.57, 2.333, 1.559, 1.816, 2.338, 1.962, 2.167, 2.117, 2.368]}, {"hovertemplate": "cluster=11<br>x=%{x}<br>y=%{y}<br>z=%{z}<extra></extra>", "legendgroup": "11", "marker": {"color": "#FFA15A", "symbol": "cross"}, "mode": "markers", "name": "11", "scene": "scene", "showlegend": true, "type": "scatter3d", "x": [-8.011, -8.058, -6.648, -7.164, -7.88, -7.643], "y": [-0.9633, -0.8332, -1.049, -0.5055, -0.9696, -1.015], "z": [-2.36, -2.299, -3.537, -2.817, -2.396, -2.54]}, {"hovertemplate": "cluster=2<br>x=%{x}<br>y=%{y}<br>z=%{z}<extra></extra>", "legendgroup": "2", "marker": {"color": "#19d3f3", "symbol": "circle"}, "mode": "markers", "name": "2", "scene": "scene", "showlegend": true, "type": "scatter3d", "x": [3.691, 4.451, 4.366, 4.145, 4.111, 3.337, 3.978, 4.098, 3.247, 3.81, 3.425, 3.539, 3.771, 3.335, 3.485, 3.335, 3.131, 2.919, 3.123, 2.955, 2.717, 2.494, 3.165, 2.434, 2.964, 3.239, 1.434], "y": [-3.474, -2.209, -1.951, -1.913, -2.197, -3.818, -2.736, -0.9714, -3.813, -1.381, -3.171, -3.331, -1.261, -1.638, -1.188, -2.747, -1.866, -3.869, -1.325, -1.695, -3.654, -3.274, -1.867, -1.856, -1.982, -0.02157, -1.942], "z": [3.683, 2.417, 2.49, 3.012, 2.672, 3.027, 2.184, 2.334, 3.157, 2.917, 2.855, 2.486, 1.914, 2.826, 2.553, 1.986, 2.426, 2.753, 2.12, 2.08, 2.752, 2.788, 1.409, 2.322, 1.509, 1.027, 2.62]}, {"hovertemplate": "cluster=3<br>x=%{x}<br>y=%{y}<br>z=%{z}<extra></extra>", "legendgroup": "3", "marker": {"color": "#FF6692", "symbol": "diamond"}, "mode": "markers", "name": "3", "scene": "scene", "showlegend": true, "type": "scatter3d", "x": [-6.52, -7.181, -6.233, -7.926, -6.601, -7.895, -7.4, -7.843, -6.85, -6.641, -7.561, -5.874, -5.638, -5.631, -7.329, -5.644, -6.107, -7.378, -7.187, -7.08], "y": [0.02847, 1.573, 0.249, 1.207, 0.7515, 1.701, 1.357, 1.704, 1.105, 1.301, 1.062, 0.6492, 0.8287, 0.5475, 1.973, 1.174, 1.003, 1.335, 1.495, 1.703], "z": [-2.739, -2.219, -2.713, -1.5, -2.328, -1.522, -1.805, -1.404, -1.646, -1.878, -1.147, -2.347, -2.167, -1.895, -1.236, -2.227, -1.581, -0.8157, -0.9716, -1.132]}, {"hovertemplate": "cluster=8<br>x=%{x}<br>y=%{y}<br>z=%{z}<extra></extra>", "legendgroup": "8", "marker": {"color": "#B6E880", "symbol": "square"}, "mode": "markers", "name": "8", "scene": "scene", "showlegend": true, "type": "scatter3d", "x": [5.168, 4.53, 4.497, 4.546, 4.69, 4.28, 4.159, 3.669, 3.783, 3.559, 3.84, 3.017, 3.112, 3.34, 2.752, 2.736, 3.084, 2.869, 2.745, 2.829, 2.641, 1.957, 2.017, 1.982], "y": [2.155, 1.944, 1.538, 1.34, 1.783, 2.12, 1.376, 2.611, 2.983, 2.811, 1.225, -0.1903, 1.146, 2.042, 2.319, 2.571, 3.067, 0.1617, 2.99, 2.948, 0.1858, 2.105, 1.965, 1.675], "z": [2.468, 3.101, 3.298, 3.284, 2.565, 2.693, 2.675, 2.52, 2.3, 2.211, 1.394, 2.366, 2.441, 2.205, 2.679, 2.691, 2.149, 2.215, 2.405, 2.26, 2.252, 2.741, 2.593, 2.4]}, {"hovertemplate": "cluster=7<br>x=%{x}<br>y=%{y}<br>z=%{z}<extra></extra>", "legendgroup": "7", "marker": {"color": "#FF97FF", "symbol": "x"}, "mode": "markers", "name": "7", "scene": "scene", "showlegend": true, "type": "scatter3d", "x": [-2.677, -2.544, -2.906, -2.957, -2.592, -2.211, -1.949, -2.173, -2.369, -2.031, -1.807, -1.774, -1.814, -1.509, -1.197, -1.311, -0.455, -0.3106], "y": [2.203, 2.334, 1.625, 1.679, 1.191, 2.307, 2.503, 2.055, 1.995, 0.9328, 1.267, 2.065, 0.9903, 1.961, 2.115, 1.162, 1.524, 1.578], "z": [-4.776, -4.88, -4.29, -4.289, -4.211, -4.391, -4.308, -4.52, -4.78, -3.824, -4.044, -4.683, -3.931, -4.468, -4.303, -3.822, -3.75, -3.732]}, {"hovertemplate": "cluster=1<br>x=%{x}<br>y=%{y}<br>z=%{z}<extra></extra>", "legendgroup": "1", "marker": {"color": "#FECB52", "symbol": "cross"}, "mode": "markers", "name": "1", "scene": "scene", "showlegend": true, "type": "scatter3d", "x": [3.73, 3.412, 3.9, 3.338, 3.74, 3.184, 3.26, 3.606, 3.189, 3.036, 3.303, 3.627, 2.853, 3.42, 2.945, 2.712, 2.676, 2.423, 2.035, 2.197, 1.923], "y": [2.007, 1.886, 2.307, 1.426, 1.843, 1.777, 1.224, 2.595, 2.217, 2.088, 2.422, 2.132, 1.441, 1.946, 2.303, 1.883, 2.318, 1.707, 1.743, 1.813, 1.767], "z": [-0.7844, -0.469, -1.479, -0.703, -1.615, -0.914, -1.183, -1.709, -1.116, -0.8388, -1.407, -2.076, -1.412, -2.327, -1.881, -2.274, -2.339, -2.469, -1.946, -2.818, -2.673]}, {"hovertemplate": "cluster=6<br>x=%{x}<br>y=%{y}<br>z=%{z}<extra></extra>", "legendgroup": "6", "marker": {"color": "#636efa", "symbol": "circle"}, "mode": "markers", "name": "6", "scene": "scene", "showlegend": true, "type": "scatter3d", "x": [-4.979, -5.776, -4.995, -5.153, -4.58, -4.985, -4.356, -5.396, -5.36, -4.374], "y": [0.1269, -0.2201, -0.799, 0.256, -0.5991, -0.02538, -0.4573, -0.1342, -0.1172, -0.3914], "z": [-1.335, 0.1022, -0.2611, -0.9856, -0.4159, -0.2453, -0.2542, 0.326, 0.4366, 0.2932]}, {"hovertemplate": "cluster=4<br>x=%{x}<br>y=%{y}<br>z=%{z}<extra></extra>", "legendgroup": "4", "marker": {"color": "#EF553B", "symbol": "diamond"}, "mode": "markers", "name": "4", "scene": "scene", "showlegend": true, "type": "scatter3d", "x": [-3.143, -3.109, -3.301, -4.036, -3.807, -3.112, -4.16, -3.855, -3.241, -2.95], "y": [-1.743, -1.74, -1.58, -1.286, -1.365, -1.725, -0.7635, -0.997, -0.7297, -0.5627], "z": [-1.075, -1.163, -0.9231, -0.3327, -0.4398, -1.007, -0.1236, -0.2221, 0.4104, 0.6983]}, {"hovertemplate": "cluster=12<br>x=%{x}<br>y=%{y}<br>z=%{z}<extra></extra>", "legendgroup": "12", "marker": {"color": "#00cc96", "symbol": "square"}, "mode": "markers", "name": "12", "scene": "scene", "showlegend": true, "type": "scatter3d", "x": [0.7072, 0.5124, 1.054, 0.7777, 0.6628, 0.6572, 0.3124, 0.2468, 0.157, -0.1004, -0.1271, 0.01709, -0.6234, -0.6816], "y": [-0.6653, -1.353, 0.5964, -0.4757, -0.7738, 0.4517, -1.039, 0.4002, 0.2692, -0.9328, -0.08121, 0.4196, -0.379, -0.2351], "z": [3.338, 3.301, 2.74, 3.005, 3.107, 2.523, 2.96, 2.247, 2.052, 2.488, 2.445, 2.318, 2.229, 2.098]}], "layout": {"legend": {"title": {"text": "cluster"}, "tracegroupgap": 0}, "scene": {"domain": {"x": [0.0, 1.0], "y": [0.0, 1.0]}, "xaxis": {"title": {"text": "x"}}, "yaxis": {"title": {"text": "y"}}, "zaxis": {"title": {"text": "z"}}}, "title": {"text": "4. bgmm(0.43)::(13 Clusters)"}}}
